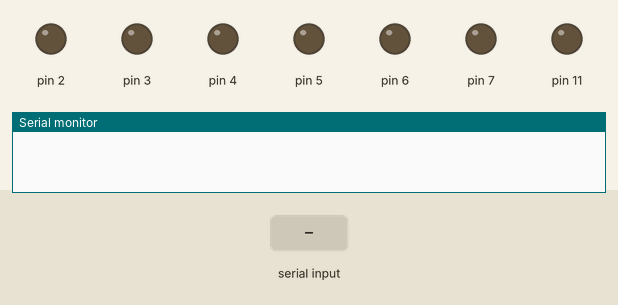
The sketch below on a simulated Arduino Nano, built with avr-gcc and run on an emulated ATmega328P. On the bench: output pins drawn as LEDs (lit = HIGH), the last lines printed to the serial monitor. The inputs (shaded band) are chosen by the test bench.

Above: at 1.2 s.
1.3 s: "1;" received over the second serial link
At 2.5 s:
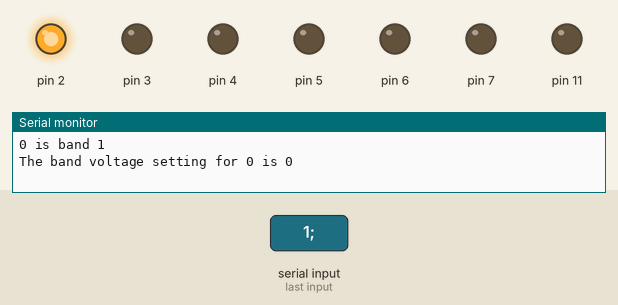
Timing chart, 0 to 4.3 s (numbered marks = the images above; inputs shaded):
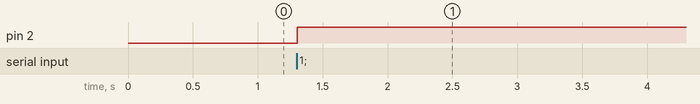

The sketch:

herm-lpf.ino
```cpp
/*
 * Written by Vince Vielhaber - K8ZW.
 *
 * This software is free to use as you wish.  There are no guarantees,
 * warranties or promises to it's usefulness.
 *
 * Outputs D2-D8 are to switch the filters of a Kenwood TS-440
 * board.   The Kenwood needs 12V to switch the relays (2 per band)
 * so some kind of buffering is needed.  I'm using a Toshiba TD62783AP
 * to drive the relays, Yaesu used this IC in another package in the
 * FT-100D.
 *
 * Output D11 thru a 1st order LPF (10K ohm resistor, 10uf cap) will
 * give you the CI-V values for the Xiegu XPA125B amp.  Double check the
 * voltages before you connect it to your amp as this is untested beyond
 * using a DVM to measure the voltages.
 *
 * Input D12 is the TTL level input from the Hermes Lite 2.0's DB9 connector.
 * An external pullup resistor is not needed, it's provided by the Arduino Nano.
 *
 */


#include <SoftwareSerial.h>

SoftwareSerial Herm(12, 10); // RX, TX

char aa[100],dd[64];
String aaa;
long unsigned fq;
int band;
char RELAYS[8];

void setup()
{

  RELAYS[0] = 0;
  RELAYS[1] = 0x4;
  RELAYS[2] = 0x8;
  RELAYS[3] = 0x10;
  RELAYS[4] = 0x20;
  RELAYS[5] = 0x40;
  RELAYS[6] = 0x80;

  pinMode(12,INPUT_PULLUP);

  Serial.begin(9600);

  Herm.begin(9600);

}

void loop()
{

  if(Herm.available()) {
    aaa = Herm.readStringUntil(';');
    strncpy(aa,aaa.c_str(),13);
    fq = strtoul(&aa[4],NULL,10);

    if(fq <= 2500000)
      band = 1;
    else if(fq > 2500000 && fq <= 4000000)
      band = 2;
    else if(fq > 4000000 && fq <= 7500000)
      band = 3;
    else if(fq > 7500000 && fq <= 14500000)
      band = 4;
    else if(fq > 14500000 && fq <= 22000000)
      band = 5;
    else if(fq > 22000000 && fq <= 32000000)
      band = 6;
    else
      band = 0;

    DDRD = DDRD | B11111100;
    PORTD = RELAYS[band];

    sprintf(dd,"%lu is band %d",fq,band);

    Serial.write(dd);
    Serial.write("\n");

    if(fq >= 1800000 && fq < 2000000)
      band = 12;
    else if(fq >= 3500000 && fq < 4000000)
      band = 26;
    else if(fq >= 5330000 && fq < 5410000)
      band = 40;
    else if(fq >= 7000000 && fq < 7300000)
      band = 54;
    else if(fq >= 10000000 && fq < 10150000)
      band = 67;
    else if(fq >= 14000000 && fq < 14350000)
      band = 81;
    else if(fq >= 18068000 && fq < 18168000)
      band = 95;
    else if(fq >= 21000000 && fq < 21450000)
      band = 109;
    else if(fq >= 24890000 && fq < 24990000)
      band = 122;
    else if(fq >= 28000000 && fq < 29700000)
      band = 136;
    else if(fq >= 50000000 && fq < 54000000)
      band = 150;
    else
      band = 0;

    analogWrite(11,band);

    sprintf(dd,"The band voltage setting for %lu is %d",fq,band);

    Serial.write(dd);
    Serial.write("\n");
 }

  else
    delayMicroseconds(10000);

}
```

Measured:
- after the input at 1.3 s, pin 2: LOW → HIGH at once
